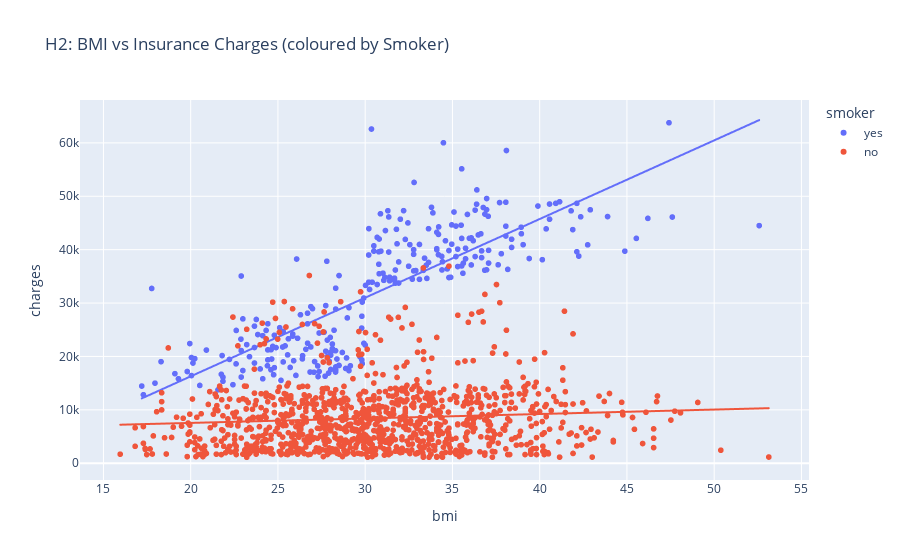

The code cell stored with this chart in its notebook:
### Markdown cell above
## H2: BMI vs Insurance Charges

### Code cell
fig = px.scatter(
    df,
    x='bmi',
    y='charges',
    color='smoker',
    trendline='ols',
    title="H2: BMI vs Insurance Charges (coloured by Smoker)"
)
fig.show()

### Figure 1 — Plotly figure (JSON) as saved in the notebook; plotly's stock layout.template omitted (floating-point values rounded to 4 significant figures; data arrays with more than 128 entries replaced by an {"elided": "..."} marker saying what was removed)
{"data": [{"hovertemplate": "smoker=yes<br>bmi=%{x}<br>charges=%{y}<extra></extra>", "legendgroup": "yes", "marker": {"color": "#636efa", "symbol": "circle"}, "mode": "markers", "name": "yes", "showlegend": true, "type": "scattergl", "x": {"elided": "274 float values"}, "xaxis": "x", "y": {"elided": "274 float values"}, "yaxis": "y"}, {"hovertemplate": "<b>OLS trendline</b><br>charges = 1473.11 * bmi + -13186.6<br>R<sup>2</sup>=0.650411<br><br>smoker=yes<br>bmi=%{x}<br>charges=%{y} <b>(trend)</b><extra></extra>", "legendgroup": "yes", "marker": {"color": "#636efa", "symbol": "circle"}, "mode": "lines", "name": "yes", "showlegend": false, "type": "scattergl", "x": {"elided": "274 float values"}, "xaxis": "x", "y": {"elided": "274 float values"}, "yaxis": "y"}, {"hovertemplate": "smoker=no<br>bmi=%{x}<br>charges=%{y}<extra></extra>", "legendgroup": "no", "marker": {"color": "#EF553B", "symbol": "circle"}, "mode": "markers", "name": "no", "showlegend": true, "type": "scattergl", "x": {"elided": "1063 float values"}, "xaxis": "x", "y": {"elided": "1063 float values"}, "yaxis": "y"}, {"hovertemplate": "<b>OLS trendline</b><br>charges = 83.3397 * bmi + 5886.14<br>R<sup>2</sup>=0.007069<br><br>smoker=no<br>bmi=%{x}<br>charges=%{y} <b>(trend)</b><extra></extra>", "legendgroup": "no", "marker": {"color": "#EF553B", "symbol": "circle"}, "mode": "lines", "name": "no", "showlegend": false, "type": "scattergl", "x": {"elided": "1063 float values"}, "xaxis": "x", "y": {"elided": "1063 float values"}, "yaxis": "y"}], "layout": {"legend": {"title": {"text": "smoker"}, "tracegroupgap": 0}, "title": {"text": "H2: BMI vs Insurance Charges (coloured by Smoker)"}, "xaxis": {"anchor": "y", "domain": [0, 1], "title": {"text": "bmi"}}, "yaxis": {"anchor": "x", "domain": [0, 1], "title": {"text": "charges"}}}}
